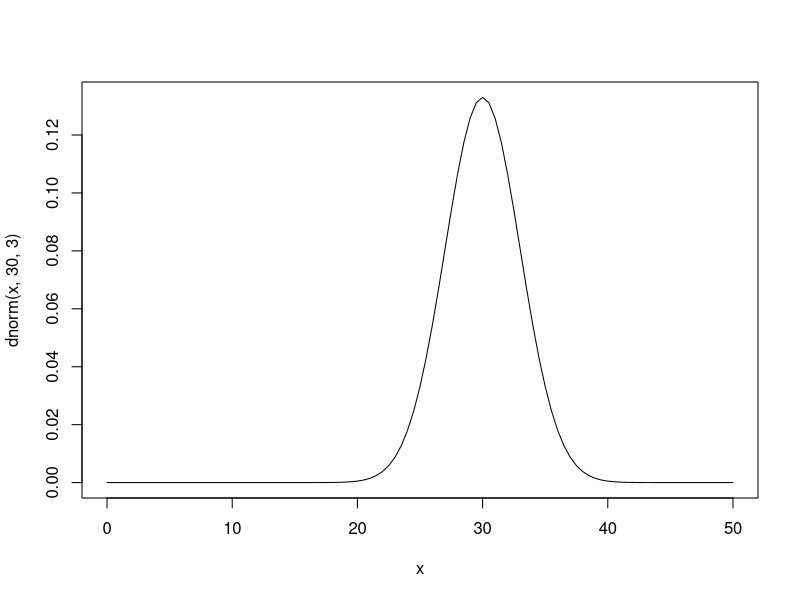

R code for this plot:
qnorm(.8, 30,3)
pnorm(28.5,30,3)
sample = dnorm((0:100),30,3)
#x=seq(0,50,0.4)
curve(dnorm(x,30,3),0,50)

set.seed(0)
mean(rnorm(200))

c(0:20,by=0.02)
